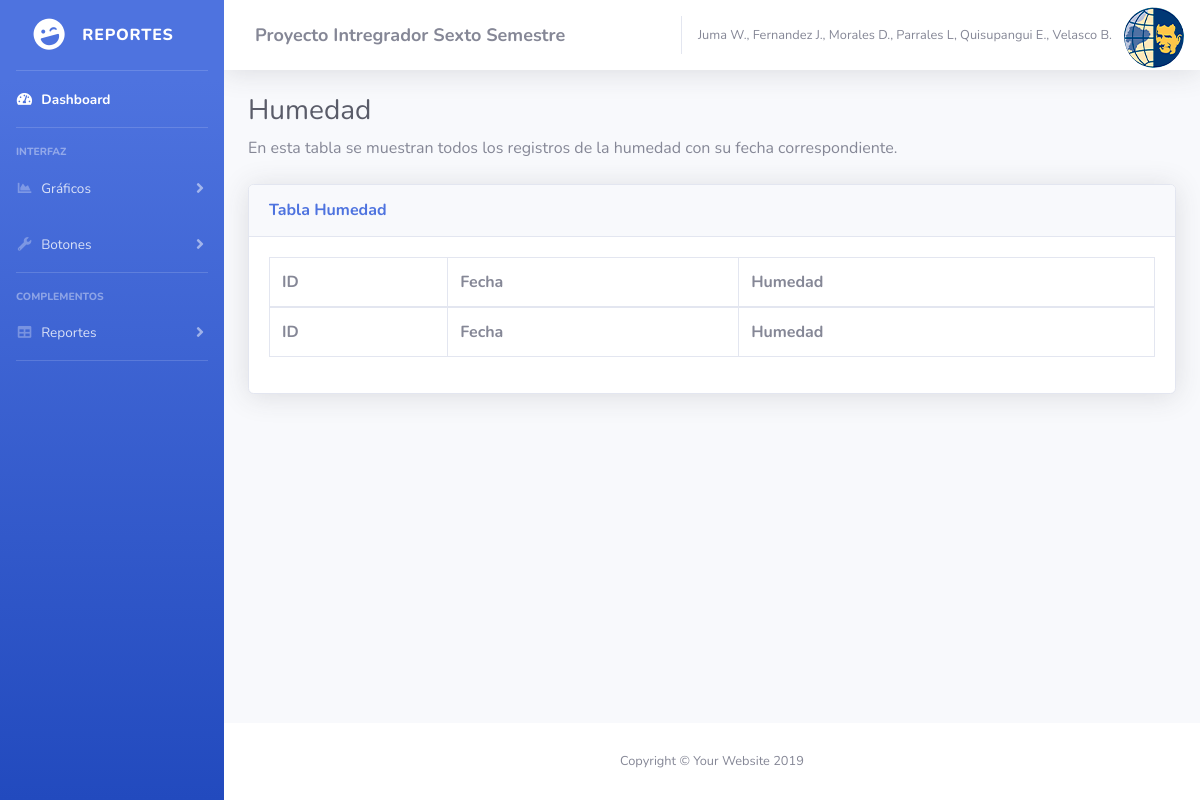
Page /Aplicacion_Web/humedad.php on the earlier database version.
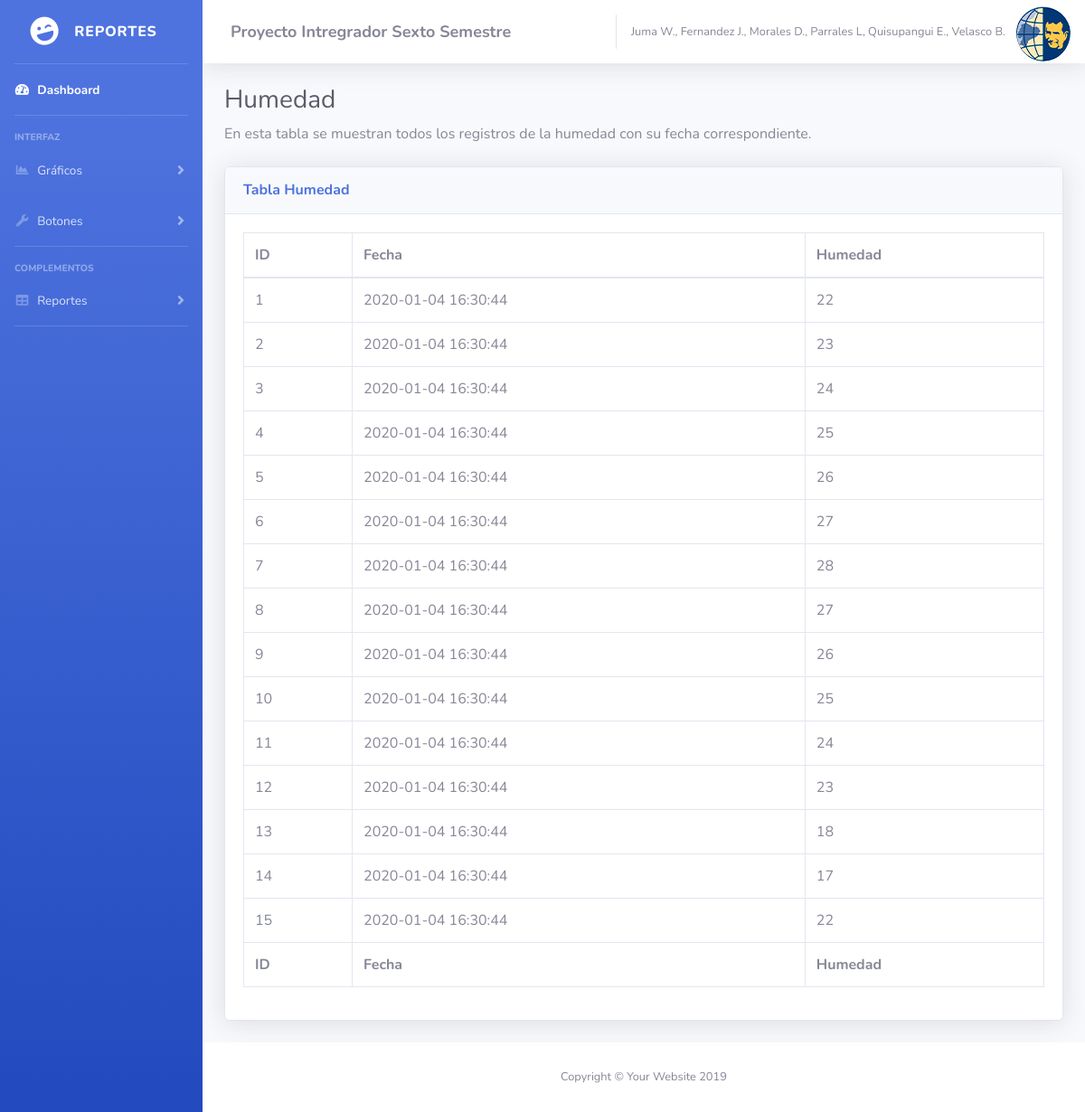
Same page on the later database version.
### tables this page shows
CREATE TABLE HUMEDAD (
                id_humedad INT AUTO_INCREMENT NOT NULL,
                fecha DATETIME NOT NULL,
                humedad INT NOT NULL,
                PRIMARY KEY (id_humedad)
);

### Aplicacion_Web/humedad.php (the view, shortened to what this page needs)
<?php
include("Header.php");
?>
<div class="container-fluid">
<h1 class="h3 mb-2 text-gray-800">Humedad</h1>
<p class="mb-4">En esta tabla se muestran todos los registros de la humedad con su fecha correspondiente.</p>
<div class="card shadow mb-4">
  <div class="card-header py-3">
    <h6 class="m-0 font-weight-bold text-primary">Tabla Humedad</h6>
  </div>
  <div class="card-body">
    <div class="table-responsive">
      <table class="table table-bordered" id="dataTable" width="100%" cellspacing="0">
        <thead>
          <tr>
            <th>ID</th>
            <th>Fecha</th>
            <th>Humedad</th>
          </tr>
        </thead>
        <tfoot>
          <tr>
            <th>ID</th>
            <th>Fecha</th>
            <th>Humedad</th>
          </tr>
        </tfoot>
        <tbody>
          <?php
            $conexion = mysqli_connect("localhost", "root", "", "p1") or
            die("Problemas con la conexión");
            $registros = mysqli_query($conexion, "SELECT * FROM `humedad`") or
            die("Problemas en el select:" . mysqli_error($conexion));
            while ($reg = mysqli_fetch_array($registros)) {
            echo "<tr>";
            echo "<td>".$reg['id_humedad']."</td>";
            echo "<td>".$reg['fecha']."</td>";
            echo "<td>".$reg['humedad']."</td>";
            echo "</tr>";
            }
          ?>
        </tbody>
      </table>
    </div>
  </div>
</div>
</div>
</div>
<footer class="sticky-footer bg-white">
        <div class="container my-auto">
          <div class="copyright text-center my-auto">
            <span>Copyright &copy; Your Website 2019</span>
          </div>
        </div>
      </footer>
    </div>
  </div>
</body>
</html>

### Aplicacion_Web/Header.php (shortened to what this page needs)
<?php
echo
'<!DOCTYPE html>
<html lang="en">
<head>
  <link href="vendor/fontawesome-free/css/all.min.css" rel="stylesheet" type="text/css">
  <link href="css/sb-admin-2.min.css" rel="stylesheet">
  <link href="vendor/datatables/dataTables.bootstrap4.min.css" rel="stylesheet">
</head>
<body id="page-top">
  <div id="wrapper">
    <ul class="navbar-nav bg-gradient-primary sidebar sidebar-dark accordion" id="accordionSidebar">
      <a class="sidebar-brand d-flex align-items-center justify-content-center" href="index.php">
        <div class="sidebar-brand-icon rotate-n-15">
          <i class="fas fa-laugh-wink"></i>
        </div>
        <div class="sidebar-brand-text mx-3">REPORTES
        </div>
      </a>
      <hr class="sidebar-divider my-0">
      <li class="nav-item active">
        <a class="nav-link" href="index.php">
          <i class="fas fa-fw fa-tachometer-alt"></i>
          <span>Dashboard</span></a>
      </li>
      <hr class="sidebar-divider">
      <div class="sidebar-heading">
        Interfaz
      </div>
      <li class="nav-item">
        <a class="nav-link collapsed" href="#" data-toggle="collapse" data-target="#collapseTwo" aria-expanded="true"
          aria-controls="collapseTwo">
          <i class="fas fa-fw fa-chart-area"></i>
          <span>Gráficos</span>
        </a>
      </li>
      <li class="nav-item">
        <a class="nav-link collapsed" href="#" data-toggle="collapse" data-target="#collapseUtilities"
          aria-expanded="true" aria-controls="collapseUtilities">
          <i class="fas fa-fw fa-wrench"></i>
          <span>Botones</span>
        </a>
      </li>
      <hr class="sidebar-divider">
      <div class="sidebar-heading">
        Complementos
      </div>
      <li class="nav-item">
        <a class="nav-link collapsed" href="#" data-toggle="collapse" data-target="#collapsePages" aria-expanded="true"
          aria-controls="collapsePages">
          <i class="fas fa-fw fa-table"></i>
          <span>Reportes</span>
        </a>
      </li>
      <hr class="sidebar-divider d-none d-md-block">
    </ul>
    <div id="content-wrapper" class="d-flex flex-column">
      <div id="content">
        <nav class="navbar navbar-expand navbar-light bg-white topbar mb-4 static-top shadow">
          <form class="d-none d-sm-inline-block form-inline mr-auto ml-md-3 my-2 my-md-0 mw-100 navbar-search">
            <div class="input-group">
              <div class="input-group-append">
                <b>
                  <FONT SIZE="4">
                    Proyecto Intregrador Sexto Semestre
                  </FONT>
                </b>
              </div>
            </div>
          </form>
          <ul class="navbar-nav ml-auto">
            <li class="nav-item dropdown no-arrow">
              <span class="mr-2 d-none d-lg-inline text-gray-600 small">Juma W., Fernandez J., Morales D., Parrales L, Quisupangui E.,
                Velasco B.</span>
              <img class="img-profile rounded-circle" src="img/Logo-Salesiana.png">
            </li>
          </ul>
        </nav>
        ';

Differences in the rows shown:
added humedad: id_humedad "1", fecha "2020-01-04 16:30:44", humedad "22"
added humedad: id_humedad "2", fecha "2020-01-04 16:30:44", humedad "23"
added humedad: id_humedad "3", fecha "2020-01-04 16:30:44", humedad "24"
added humedad: id_humedad "4", fecha "2020-01-04 16:30:44", humedad "25"
added humedad: id_humedad "5", fecha "2020-01-04 16:30:44", humedad "26"
added humedad: id_humedad "6", fecha "2020-01-04 16:30:44", humedad "27"
added humedad: id_humedad "7", fecha "2020-01-04 16:30:44", humedad "28"
added humedad: id_humedad "8", fecha "2020-01-04 16:30:44", humedad "27"
added humedad: id_humedad "9", fecha "2020-01-04 16:30:44", humedad "26"
added humedad: id_humedad "10", fecha "2020-01-04 16:30:44", humedad "25"
added humedad: id_humedad "11", fecha "2020-01-04 16:30:44", humedad "24"
added humedad: id_humedad "12", fecha "2020-01-04 16:30:44", humedad "23"
added humedad: id_humedad "13", fecha "2020-01-04 16:30:44", humedad "18"
added humedad: id_humedad "14", fecha "2020-01-04 16:30:44", humedad "17"
added humedad: id_humedad "15", fecha "2020-01-04 16:30:44", humedad "22"
